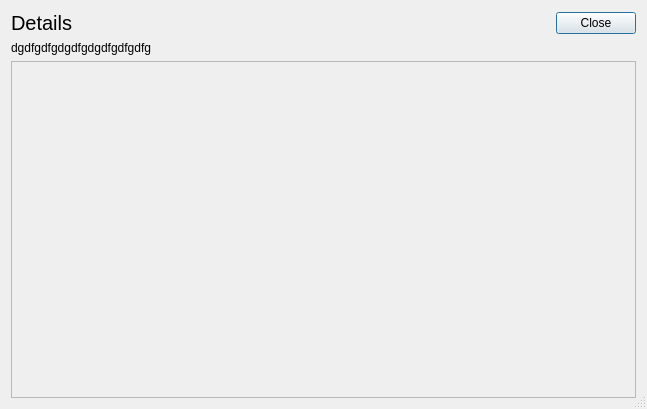
<?xml version="1.0" encoding="UTF-8"?>
<ui version="4.0">
 <class>Dialog</class>
 <widget class="QDialog" name="Dialog">
  <property name="geometry">
   <rect>
    <x>0</x>
    <y>0</y>
    <width>647</width>
    <height>409</height>
   </rect>
  </property>
  <property name="windowTitle">
   <string>Dialog</string>
  </property>
  <property name="sizeGripEnabled">
   <bool>true</bool>
  </property>
  <layout class="QVBoxLayout" name="verticalLayout_3">
   <item>
    <layout class="QGridLayout" name="gridLayout">
     <item row="0" column="0">
      <widget class="QLabel" name="detailsLabel">
       <property name="sizePolicy">
        <sizepolicy hsizetype="Fixed" vsizetype="Fixed">
         <horstretch>0</horstretch>
         <verstretch>0</verstretch>
        </sizepolicy>
       </property>
       <property name="font">
        <font>
         <pointsize>15</pointsize>
        </font>
       </property>
       <property name="text">
        <string>Details</string>
       </property>
      </widget>
     </item>
     <item row="3" column="0">
      <widget class="QLabel" name="detailsDescriptionLabel">
       <property name="sizePolicy">
        <sizepolicy hsizetype="Expanding" vsizetype="Fixed">
         <horstretch>0</horstretch>
         <verstretch>0</verstretch>
        </sizepolicy>
       </property>
       <property name="text">
        <string>dgdfgdfgdgdfgdgdfgdfgdfg</string>
       </property>
      </widget>
     </item>
     <item row="0" column="1">
      <widget class="QPushButton" name="closeButton">
       <property name="text">
        <string>Close</string>
       </property>
      </widget>
     </item>
    </layout>
   </item>
   <item>
    <layout class="QVBoxLayout" name="detailsPlaceholderLayout">
     <item>
      <widget class="QScrollArea" name="detailsScrollArea">
       <property name="sizePolicy">
        <sizepolicy hsizetype="Preferred" vsizetype="Expanding">
         <horstretch>0</horstretch>
         <verstretch>0</verstretch>
        </sizepolicy>
       </property>
       <property name="widgetResizable">
        <bool>true</bool>
       </property>
       <widget class="QWidget" name="detailsPlaceholder">
        <property name="geometry">
         <rect>
          <x>0</x>
          <y>0</y>
          <width>625</width>
          <height>336</height>
         </rect>
        </property>
        <layout class="QVBoxLayout" name="verticalLayout">
         <property name="sizeConstraint">
          <enum>QLayout::SetFixedSize</enum>
         </property>
        </layout>
       </widget>
      </widget>
     </item>
    </layout>
   </item>
  </layout>
 </widget>
 <resources/>
 <connections>
  <connection>
   <sender>closeButton</sender>
   <signal>released()</signal>
   <receiver>Dialog</receiver>
   <slot>close()</slot>
   <hints>
    <hint type="sourcelabel">
     <x>606</x>
     <y>23</y>
    </hint>
    <hint type="destinationlabel">
     <x>520</x>
     <y>367</y>
    </hint>
   </hints>
  </connection>
 </connections>
</ui>
